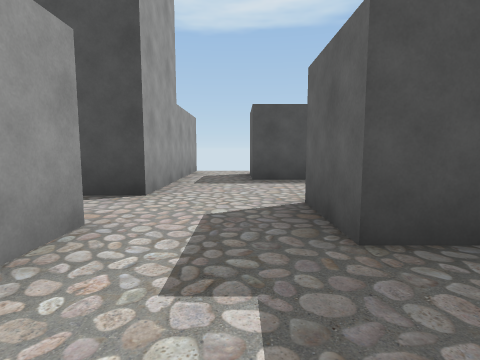
View 1 (above)

24 first-person views from a walk through a 3-D level made in the Unity game engine. The camera is 1.2 m above the floor, tilts 6° down and sees 80° across. The floor is counted in squares, 2 m on a side. Each view is taken from the middle of a square. On the plan, view 1 faces up. The plan holds only what a view shows up to about 9 squares ahead; the rest is blank. The player is left out.

View 2
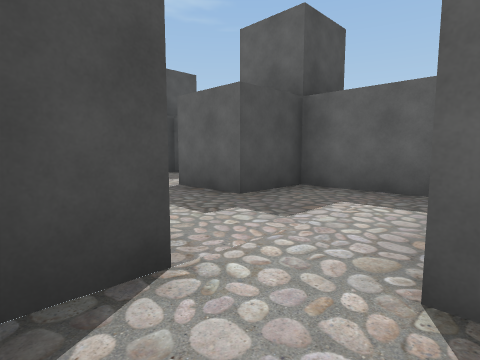

View 3
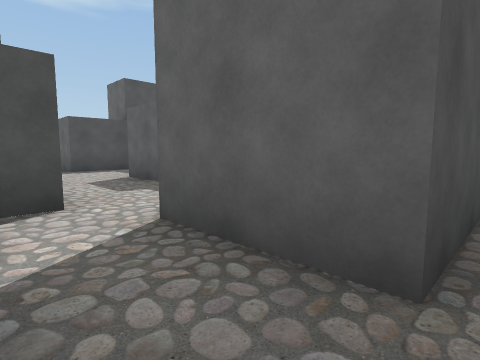

View 4
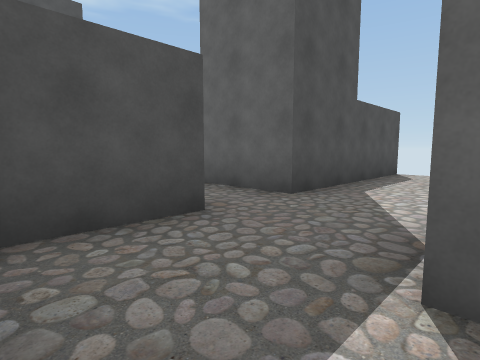

View 5
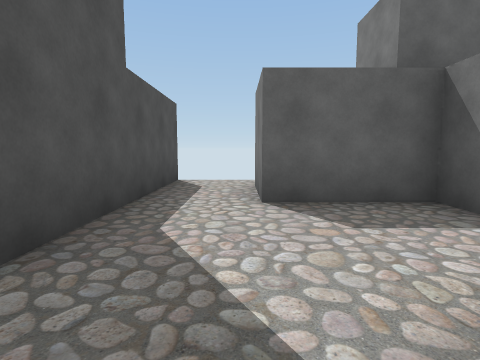

View 6
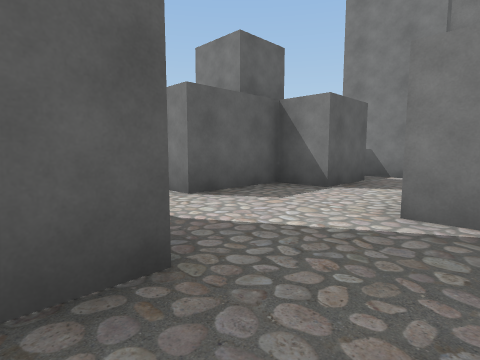

View 7
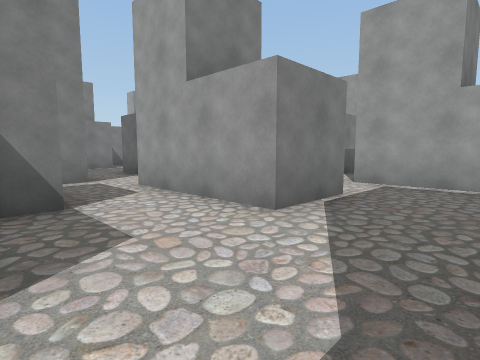

View 8
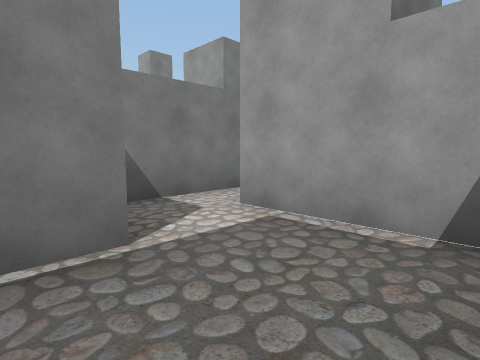

View 9
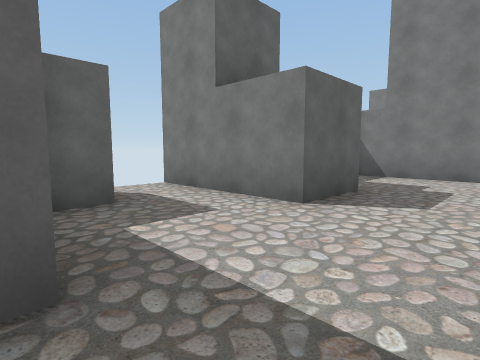

View 10
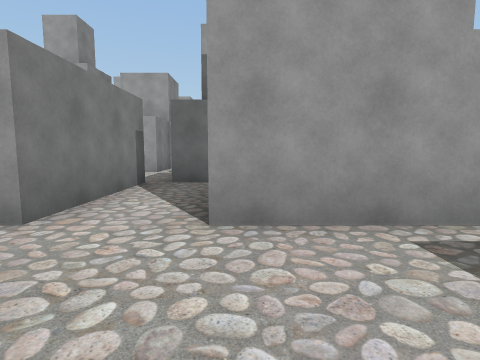

View 11
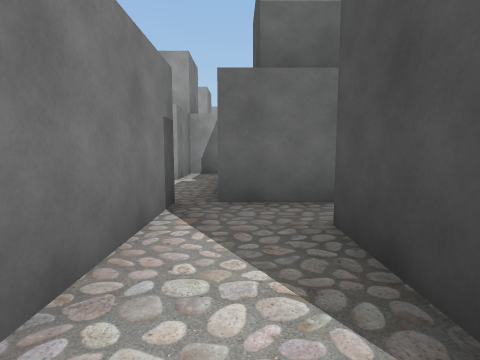

View 12
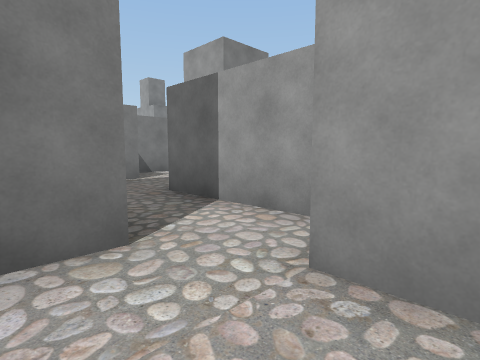

View 13
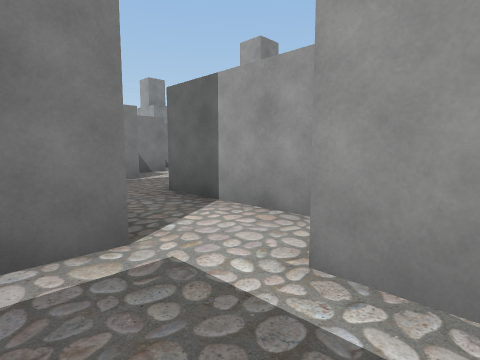

View 14
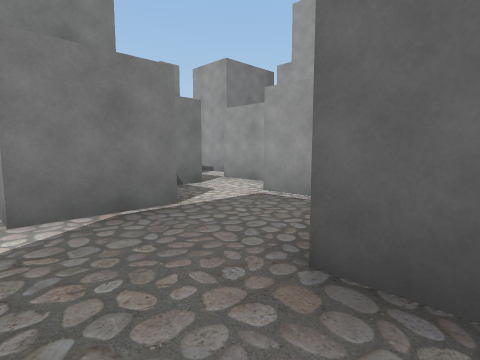

View 15
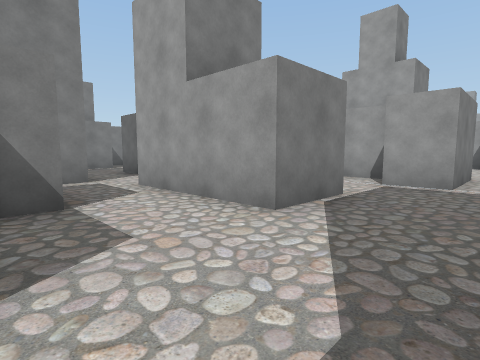

View 16
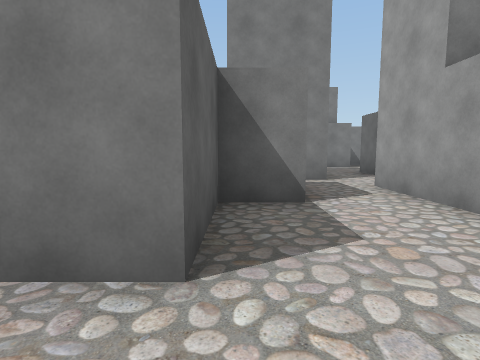

View 17
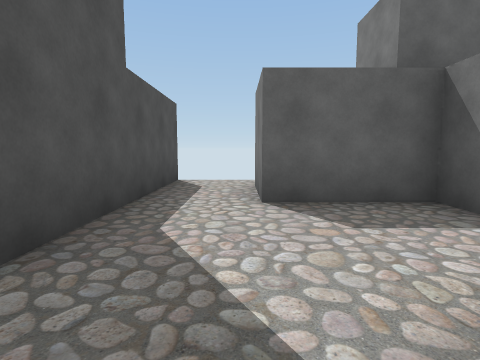

View 18
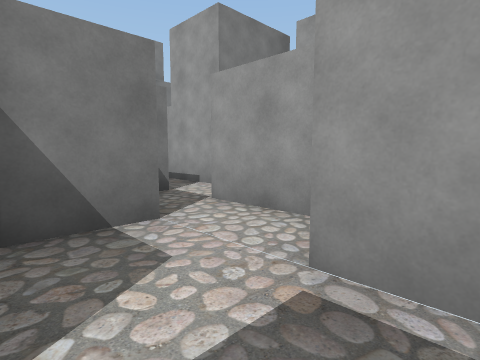

View 19
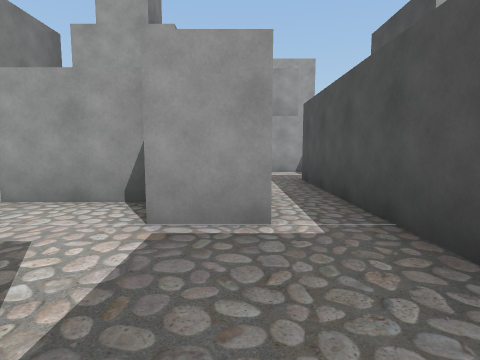

View 20
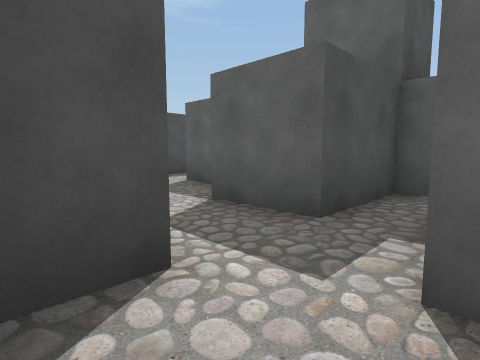

View 21
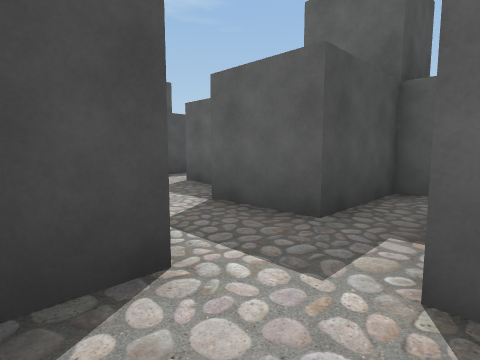

View 22
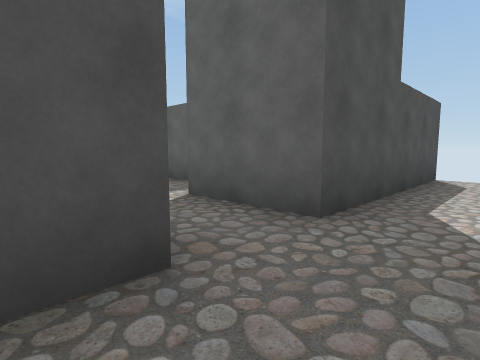

View 23
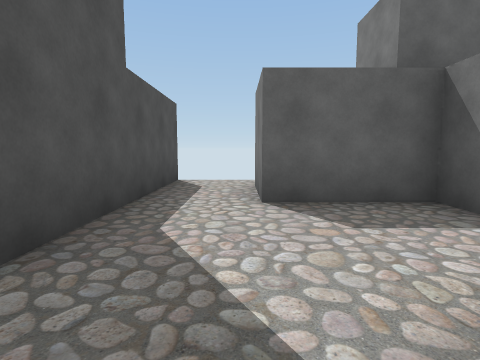

View 24
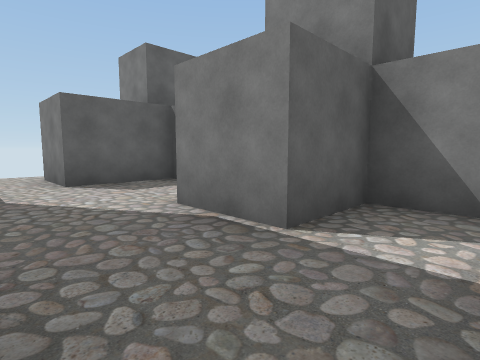

### Floor plan
Points are (right, up) in squares from view 1. A wall is a line through its corners. A room is listed if a view was taken in it or the views show most of it. See-through windows are left out.
Room 1 (views 1, 2, 6, 12)
walls: (-2.3, -0.2) (-2.3, -2.8); (2.3, -0.2) (2.3, 1.7) (0.8, 1.7) (0.8, 3.2); (-1.3, 2.3) (-1.3, 0.2) (-2, 0.2); (-0.7, -2.8) (-0.7, -0.7) (1.9, -0.7)
ways out: opening at (-1.5, -1.5) to room 2; opening at (-0.5, 2) to room 5
Room 2 (views 3, 5, 7, 8, 13)
walls: (-2.9, -4.7) (-1.3, -4.7) (-1.3, -7.8) (-2, -7.8); (-2.3, -2.8) (-3.9, -2.8); (-0.9, -8.7) (0.8, -8.7); (-4.3, -3.1) (-4.3, -5.2); (2.5, -2.8) (-0.7, -2.8); (2.3, -8.2) (2.3, -7.8) (0.3, -7.8) (0.3, -6.2) (1.2, -6.2) (1.2, -4.3) (2.8, -4.3)
ways out: opening at (-1.5, -1.5) to room 1; opening at (-3.5, -5) to room 3; opening at (-1.5, -9.5) to room 6; opening at (2, -3.5)
Room 3 (view 4)
walls: (-4.4, -6.2) (-3.4, -6.2)
ways out: opening at (-3.5, -5) to room 2; opening at (-5.5, -6)
Room 4 (view 9)
walls: (0.3, 5.7) (0.3, 7.1); (-1.3, 8.2) (-1.3, 5.5)
ways out: opening at (-0.5, 6.5) to room 5
Room 5 (views 10, 11)
walls: (0.8, 3.2) (3.8, 3.2); (-1.3, 5.5) (-1.3, 3.8) (-3.2, 3.8); (2.3, 4.6) (2.3, 5.7) (0.3, 5.7); (-4.3, 4.1) (-4.3, 2.8); (-4.2, 2.3) (-1.3, 2.3)
ways out: opening at (-0.5, 2) to room 1; opening at (-0.5, 6.5) to room 4
Room 6 (views 14, 15, 16, 17, 18, 19, 20)
walls: (-2.9, -12.7) (-1.3, -12.7) (-1.3, -15.8) (-2, -15.8); (-3.4, -10.8) (-4.4, -10.8); (-4.3, -11.7) (-4.3, -12.8); (-4.4, -14.2) (-3.1, -14.2); (-0.7, -16.7) (-0.2, -16.7); (2.6, -10.8) (-0.6, -10.8); (-5.3, -13) (-5.3, -14.8); (2.3, -16.2) (2.3, -15.8) (0.3, -15.8) (0.3, -14.2) (1.2, -14.2) (1.2, -12.2) (2.8, -12.2); (-2.3, -8.2) (-2.3, -10.8)
ways out: opening at (-1.5, -9.5) to room 2; opening at (-1.5, -17.5) to room 7; opening at (-5.5, -11); opening at (-5, -15); opening at (2, -11.5)
Room 7 (views 21, 22, 23, 24)
walls: (-2.3, -17.8) (-2.3, -18.8) (-3, -18.8); (-3.8, -22.3) (-2.8, -22.3) (-2.8, -20.8) (-1.2, -20.8); (0.6, -22.3) (1.2, -22.3) (1.2, -20.3) (2.8, -20.3); (2.5, -18.8) (-0.7, -18.8) (-0.7, -16.7)
ways out: opening at (-1.5, -17.5) to room 6; opening at (2, -19.5)

Where each view was taken, in squares from view 1:
view 1: 0 up, 0 right, facing up
view 2: 1 down, 2 left, facing up-right
view 3: 3 down, 2 left, facing up-right
view 4: 5 down, 4 left, facing up-right
view 5: 4 down, 2 left, facing right
view 6: 2 down, 2 left, facing down-right
view 7: 3 down, 1 right, facing down-left
view 8: 3 down, 2 left, facing down-left
view 9: 6 up, 1 left, facing down-right
view 10: 4 up, 1 right, facing left
view 11: 3 up, 1 left, facing left
view 12: 1 up, 0 right, facing down-left
view 13: 7 down, 0 right, facing down-left
view 14: 10 down, 1 left, facing down-left
view 15: 11 down, 1 right, facing down-left
view 16: 11 down, 1 right, facing down
view 17: 12 down, 2 left, facing right
view 18: 12 down, 3 left, facing down-left
view 19: 12 down, 2 left, facing left
view 20: 9 down, 2 left, facing up-right
view 21: 17 down, 2 left, facing up-right
view 22: 20 down, 3 left, facing up-right
view 23: 20 down, 2 left, facing right
view 24: 19 down, 4 left, facing down-right
